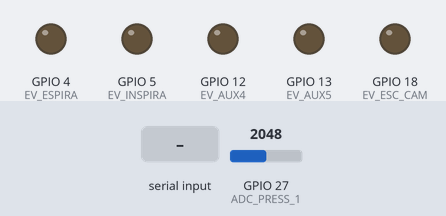
Bench run of a sketch on a simulated ESP32. Parts: output pins drawn as LEDs (lit = HIGH). Inputs (shaded band) come from the test bench; at power-on: GPIO 27 (ADC_PRESS_1) = 2048. What the sketch prints to the serial monitor is not drawn.

Above: at 3.2 s.
3.3 s: "1,90,45;" received over the second serial link
At 5.6 s:
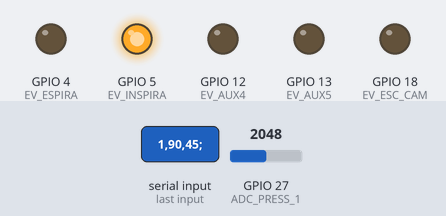
Timing chart, 0 to 7.9 s (numbered marks = the images above; inputs shaded):
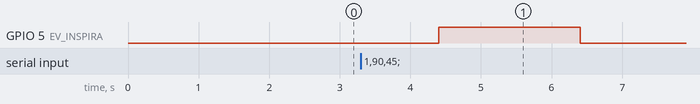

The sketch:

testUnit.ino
```cpp
/*
 * File:   controlUnit.ino
 * Author: GIBIC UdeA
 *
 * Created on July 4, 2020, 13:41 PM
 */

/** ****************************************************************************
 ** ************ INCLUDES ******************************************************
 ** ****************************************************************************/
#include <Arduino.h>
#include <Esp.h>
#include <nvs_flash.h>
#include <stdio.h>

#include "initializer.h"
#include "serialHMI.h"

/** ****************************************************************************
 ** ************ DEFINES *******************************************************
 ** ****************************************************************************/

//********DEFINICIONES CONDICIONES******
#define TRUE 1
#define FALSE 0

/** ****************************************************************************
 ** ************ EXTERN VARIABLES **********************************************
 ** ****************************************************************************/
// variables de operacion de calibracion

/** ****************************************************************************
 ** ************ VARIABLES *****************************************************
 ** ****************************************************************************/
// definicion de los core para ejecucion
uint8_t taskCoreZero = 0;
uint8_t taskCoreOne = 1;

// manejadores de las tareas
xTaskHandle receiveTaskHandle;

// manejadores para los semaforos binarios
SemaphoreHandle_t xSemaphoreTimer = NULL;
SemaphoreHandle_t xSemaphoreAdc = NULL;

// bandera de activacion de timer
volatile uint8_t flagTimerInterrupt = false;

// Variables maquina de estados de modos ventilatorios
int stateMachine = MAIN_MENU;
int currentStateMachine = MAIN_MENU;
int newStateMachine = MAIN_MENU;

// banderas de cambio de valores
volatile uint8_t flagTest = false;
volatile uint8_t flagEstanquedad = false;
volatile uint8_t flagPresion = false;
volatile uint8_t flagCorriente = false;
volatile uint8_t flagEstanTest = false;
volatile uint8_t flagPresiTest = false;
volatile uint8_t flagCorriTest = false;

// variables de calculo de parametros ventilatorios
float estanquedad = 0;
float presion = 0;
float corriente = 0;
int estan_test = WAIT_TEST;
int presi_test = WAIT_TEST;
int corri_test = WAIT_TEST;

/* ***************************************************************************
 * **** CONFIGURACION ********************************************************
 * ***************************************************************************/
void setup()
{
    // init_Memory();
    init_GPIO();

    // init_TextPayload();
    Serial.begin(115200);
    Serial2.begin(115200, SERIAL_8N1, RXD2, TXD2);
    Serial2.setTimeout(100);

    vTaskDelay(1000 / portTICK_PERIOD_MS);

    nvs_flash_init();

    // se crea el semaforo binario
    xSemaphoreTimer = xSemaphoreCreateBinary();
    xSemaphoreAdc = xSemaphoreCreateBinary();
    // init_Timer();

    // Tareas de operacion normal del ventilador
    // xTaskCreatePinnedToCore(task_Timer, "task_Timer", 2048, NULL, 7, NULL, taskCoreOne);
    // xTaskCreatePinnedToCore(task_Adc, "task_Adc", 4096, NULL, 4, NULL, taskCoreOne);
    xTaskCreatePinnedToCore(task_Receive, "task_Receive", 4096, NULL, 1, NULL, taskCoreOne);
    xTaskCreatePinnedToCore(task_sendSerialData, "task_sendSerialData", 4096, NULL, 1, NULL, taskCoreOne);
    // xTaskCreatePinnedToCore(task_Raspberry, "task_Raspberry", 4096, NULL, 4, NULL, taskCoreOne);

    // Clean Serial buffers
    vTaskDelay(1000 / portTICK_PERIOD_MS);
}

/* ***************************************************************************
 * **** LOOP MAIN_MENU *******************************************************
 * ***************************************************************************/
void loop()
{
}

/* ***************************************************************************
 * **** FIN DEL PROGRAMA *****************************************************
 * ***************************************************************************/
```

initializer.h
```cpp
/*
 * File:   initializer.h
 * Author: GIBIC UdeA
 *
 * Created on July 4, 2020, 13:41 PM
 */

#ifndef INITIALIZER_H
#define INITIALIZER_H

#ifdef __cplusplus
extern "C"
{
#endif

/** ****************************************************************************
 ** ************ INCLUDES ******************************************************
 ** ****************************************************************************/
#include <Arduino.h>
#include <Esp.h>
#include <nvs_flash.h>

/** ****************************************************************************
 ** ************ DEFINES *******************************************************
 ** ****************************************************************************/
//********DEFINICIONES DE HARDWARE******
//********DEFINICION DE VERSION*********
#define VERSION_1_2 TRUE

// Definiciones para controlar el shiel DFRobot quad motor driver
#define EV_ESC_CAM 18 // out 1 // Valvula 3/2 de activacion de la camara
#define EV_INSPIRA 5  // out 2 // Valvula 3/2 de control de la via inspiratoria
#define EV_ESPIRA 4   // out 3 // Valvula 3/2 de control de presiones PCON y PEEP
#define EV_AUX4 12    // out 3 // Valvula 3/2 de control de presiones PCON y PEEP
#define EV_AUX5 13    // out 3 // Valvula 3/2 de control de presiones PCON y PEEP

// Definiciones para el manejo del ADC
#define ADC_PRESS_1 27 // Sensor de presion para la camara
#define ADC_PRESS_2 39 // Sensor de presion distal de paciente (bolsa)
#define ADC_PRESS_3 35 // Sensor de presion proximal de paciente
#define ADC_FLOW_1 36  // Sensor de flujo linea inspiratoria
#define ADC_FLOW_2 34  // Sensor de flujo linea espiratoria

// Variables de control del protocolo serial 2
#define RXD2 16
#define TXD2 17

// #define AUX_RXD 23
// #define AUX_TXD 25
#define CURR_DETEC 25

// Definiciones de la maquina de estados
#define MAIN_MENU 0 // Definicion de main menu
#define SEAL_TEST 1 // Definicion de seal test
#define PRES_TEST 2 // Definicion de pres test
#define CURR_TEST 3 // Definicion de curr test
#define ENDO_TEST 4 // Definicion de finalizacion de test
#define IDLE_TEST 5 // Definicion de finalizacion de test

// Definiciones de los resultados de la prueba
#define WAIT_TEST 0 // Estado de espera de test
#define FAIL_TEST 1 // Estado de falla de test
#define BUSY_TEST 2 // Estado de ocupado de test
#define PASS_TEST 3 // Estado de pasa de test

    /** ****************************************************************************
     ** ************ VARIABLES *****************************************************
     ** ****************************************************************************/

    /** ****************************************************************************
     ** ************ FUNCTIONS *****************************************************
     ** ****************************************************************************/

    void init_GPIO(void); // inicializacion de los pines del microcontrolador

    /* *****************************************************************************
     * *****************************************************************************
     * ******************** USO DE MODULO ADS **************************************
     * *****************************************************************************
     * *****************************************************************************/

    /* *****************************************************************************
     * *****************************************************************************
     * ***************** PROTOTYPE DEFINITION **************************************
     * *****************************************************************************
     * *****************************************************************************/

#ifdef __cplusplus
}
#endif

#endif /* INITIALIZER_H */
```

initializer.ino
```cpp
/*
 * File:   initializer.ino
 * Author: GIBIC UdeA
 *
 * Created on July 4, 2020, 13:41 PM
 */

/** ****************************************************************************
 ** ************ INCLUDES ******************************************************
 ** ****************************************************************************/
#include "initializer.h"

/** ****************************************************************************
 ** ************ DEFINES *******************************************************
 ** ****************************************************************************/

/** ****************************************************************************
 ** ************ EXTERN VARIABLES **********************************************
 ** ****************************************************************************/
// **********************************************************

/** ****************************************************************************
 ** ************ VARIABLES *****************************************************
 ** ****************************************************************************/

/** ****************************************************************************
 ** ************ FUNCTIONS *****************************************************
 ** ****************************************************************************/
// inicializacion de los pines del microcontrolador
void init_GPIO(void)
{
    // Configuracion de los pines de conexion con del driver para manejo de electrovalvulas

    // inicializacion de los pines controladores de las EV como salidas
    pinMode(EV_ESC_CAM, OUTPUT); // PIN 6   velocidad
    pinMode(EV_INSPIRA, OUTPUT); // PIN 3   velocidad
    pinMode(EV_ESPIRA, OUTPUT);  // PIN 12  velocidad
    pinMode(EV_AUX4, OUTPUT);    // PIN 3   velocidad
    pinMode(EV_AUX5, OUTPUT);    // PIN 6   velocidad

    pinMode(CURR_DETEC, INPUT); // PIN 6   velocidad

    // Inicializacion de los pines de ADC para conversion Analogo-digitalPinToInterrupt
    adcAttachPin(ADC_PRESS_1);
    adcAttachPin(ADC_PRESS_2);
    adcAttachPin(ADC_PRESS_3);
    adcAttachPin(ADC_FLOW_1);
    adcAttachPin(ADC_FLOW_2);

    // desactiva todas las salidas de electrovalvulas
    digitalWrite(EV_ESC_CAM, LOW); // PIN 3   velocidad
    digitalWrite(EV_INSPIRA, LOW); // PIN 6   velocidad
    digitalWrite(EV_ESPIRA, LOW);  // PIN 12  velocidad
    digitalWrite(EV_AUX4, LOW);    // PIN 3   velocidad
    digitalWrite(EV_AUX5, LOW);    // PIN 6   velocidad
}

/** ****************************************************************************
 ** ************ END OF THE CODE ***********************************************
 ** ****************************************************************************/
```

serialHMI.h
```cpp
/*
 * File:   serialHMI.h
 * Author: GIBIC UdeA
 *
 * Created on July 4, 2020, 13:41 PM
 */

#ifndef SERIALHMI_H
#define SERIALHMI_H

#ifdef __cplusplus
extern "C"
{
#endif

/** ****************************************************************************
 ** ************ INCLUDES ******************************************************
 ** ****************************************************************************/
#include <Arduino.h>
#include <Esp.h>
#include <nvs_flash.h>

#include "initializer.h"

    /** ****************************************************************************
     ** ************ DEFINES *******************************************************
     ** ****************************************************************************/

    /** ****************************************************************************
     ** ************ VARIABLES *****************************************************
     ** ****************************************************************************/

    /** ****************************************************************************
     ** ************ FUNCTIONS *****************************************************
     ** ****************************************************************************/
    /* ***************************************************************************
     * **** Ejecucion de la rutina de comunicacion por serial ********************
     * ***************************************************************************/
    void task_Receive(void *pvParameters); // Function to receive data from serial communication
    void task_sendSerialData(void *arg);   // Function to rupdate LCD each 200 ms

    /* *****************************************************************************
     * *****************************************************************************
     * ******************** USO DE MODULO ADS **************************************
     * *****************************************************************************
     * *****************************************************************************/

    /* *****************************************************************************
     * *****************************************************************************
     * ***************** PROTOTYPE DEFINITION **************************************
     * *****************************************************************************
     * *****************************************************************************/

#ifdef __cplusplus
}
#endif

#endif /* SERIALHMI_H */
```

Source omitted: serialHMI.ino (10705 bytes)

Measured:
- after the input at 3.3 s, GPIO 5 (EV_INSPIRA): LOW → HIGH after 1.1 s, → LOW 2.0 s later
